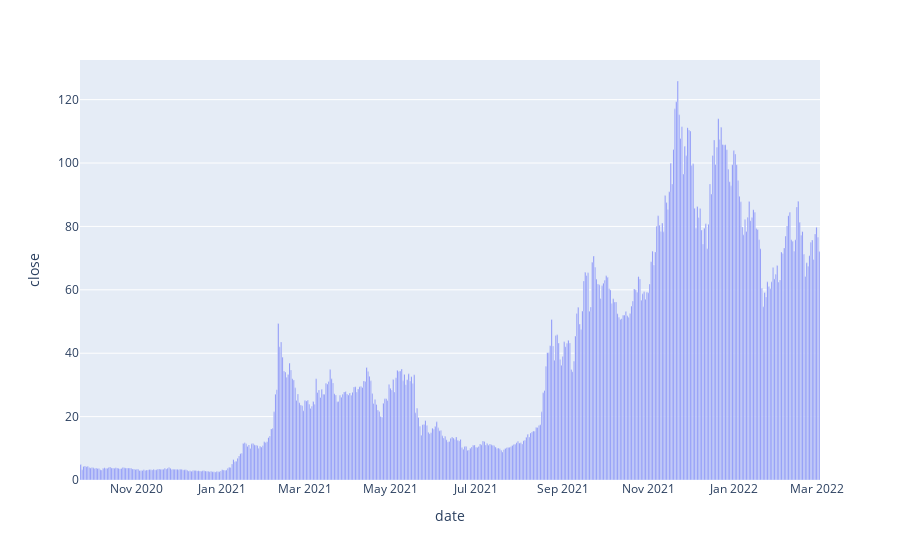

The cell this chart's notebook holds for it:
### Code cell
import plotly.express as px
fig = px.bar(avax, x='date', y="close")
fig.show()

### Figure 1 — Plotly figure (JSON) as saved in the notebook; plotly's stock layout.template omitted (floating-point values rounded to 4 significant figures; data arrays with more than 128 entries replaced by an {"elided": "..."} marker saying what was removed)
{"data": [{"alignmentgroup": "True", "hovertemplate": "date=%{x}<br>close=%{y}<extra></extra>", "legendgroup": "", "marker": {"color": "#636efa", "pattern": {"shape": ""}}, "name": "", "offsetgroup": "", "orientation": "v", "showlegend": false, "textposition": "auto", "type": "bar", "x": {"elided": "528 str values"}, "xaxis": "x", "y": {"elided": "528 float values"}, "yaxis": "y"}], "layout": {"barmode": "relative", "legend": {"tracegroupgap": 0}, "margin": {"t": 60}, "xaxis": {"anchor": "y", "domain": [0, 1], "title": {"text": "date"}}, "yaxis": {"anchor": "x", "domain": [0, 1], "title": {"text": "close"}}}}
